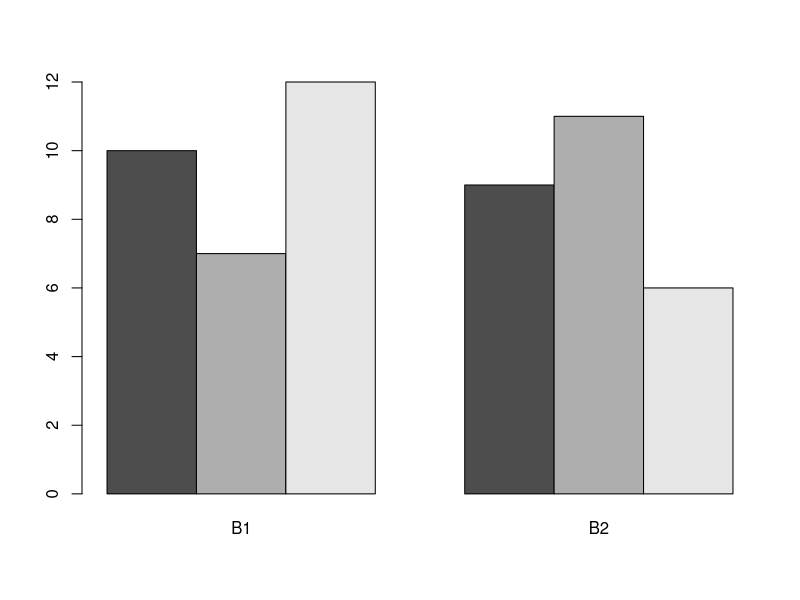
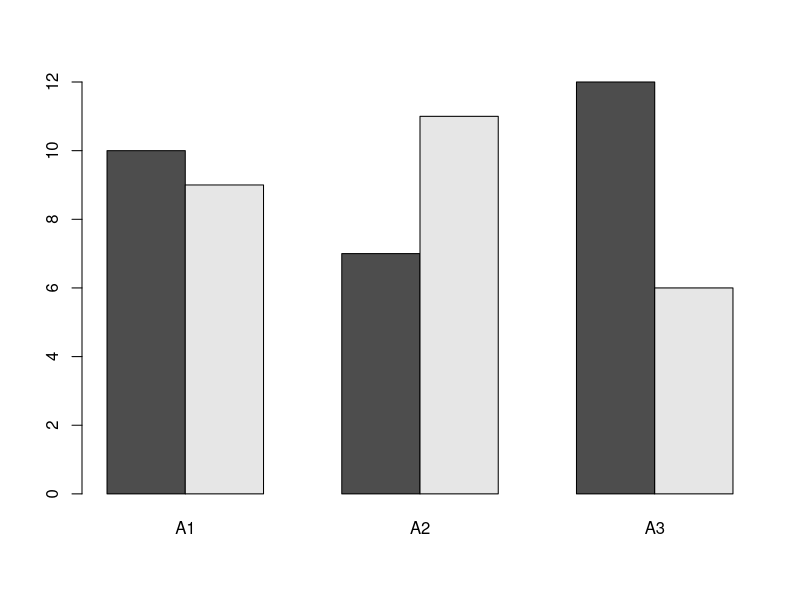
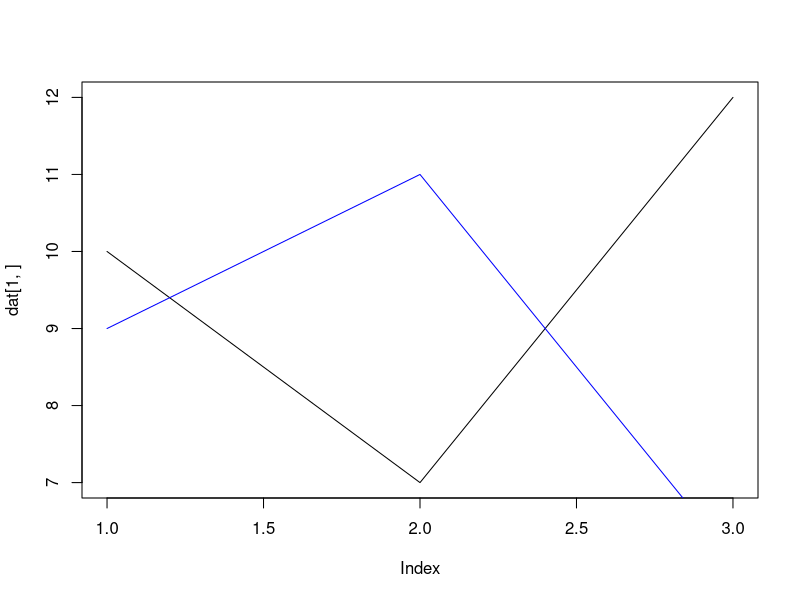
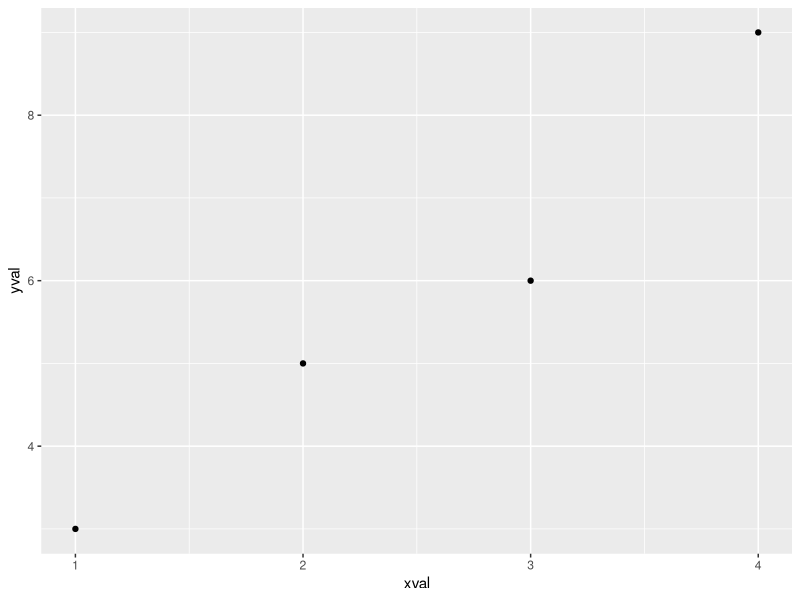
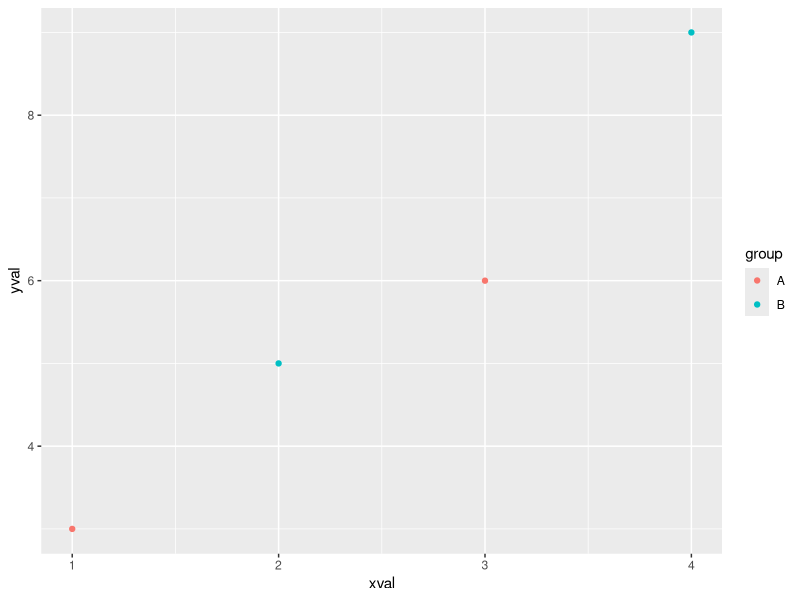
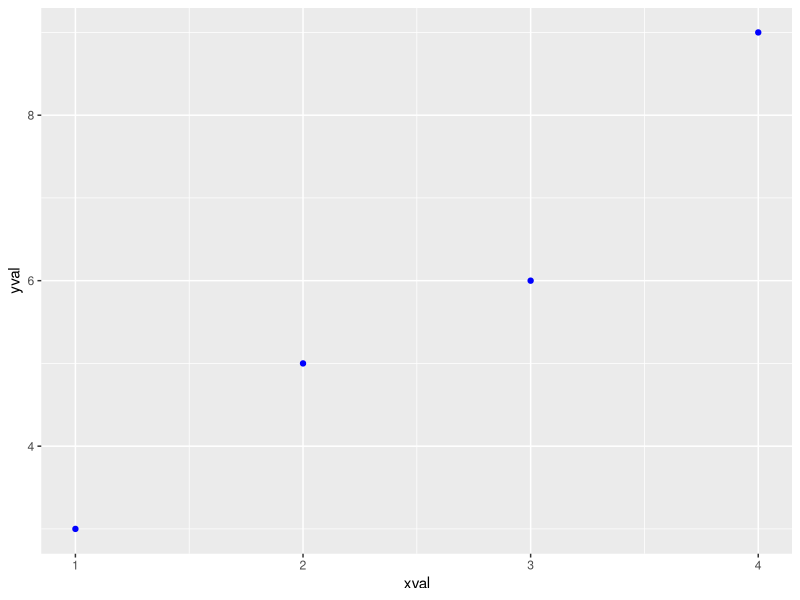

Write the R code that produced these figures, in order.
dat <- c(10, 7, 12, 9, 11, 6)
dim(dat) <- c(3, 2)
dat
rownames(dat) <- c("A1", "A2", "A3")
colnames(dat) <- c("B1", "B2")
barplot(dat, beside=TRUE)
barplot(t(dat), beside=TRUE)
dat <- t(dat)
plot(dat[1,], type='l')
lines(dat[2,], type='l', col='blue')

library(ggplot2)
dat <- data.frame(xval=1:4, yval=c(3,5,6,9), group=c("A","B","A","B"))
dat
p <- ggplot(dat, aes(x=xval, y=yval))
p + geom_point()
p + geom_point(aes(colour=group))
p + geom_point(colour="blue")
